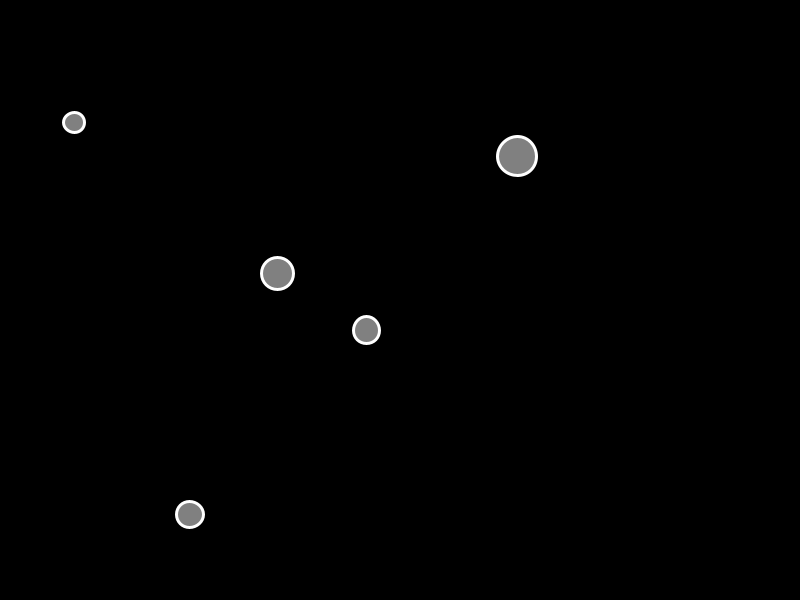
Frame 1 (no input)
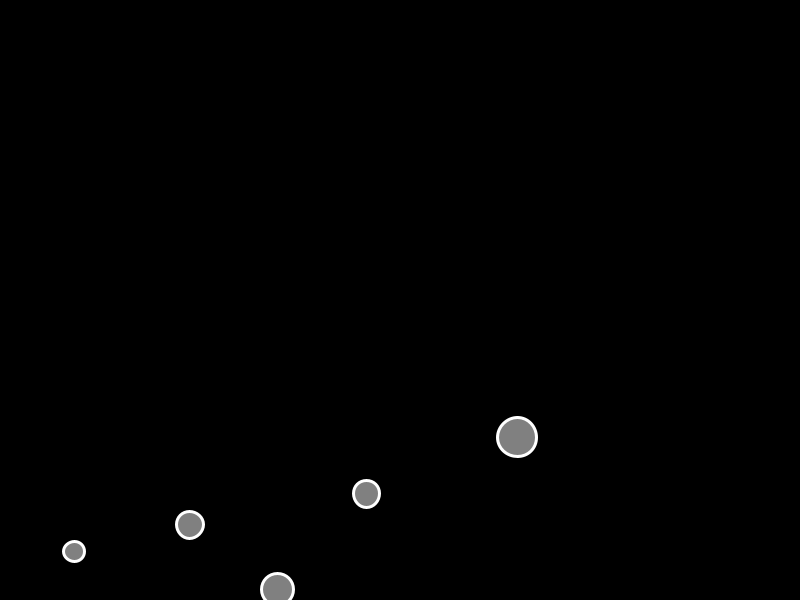
Frame 60 (the mouse pressed at the canvas centre just before this capture)
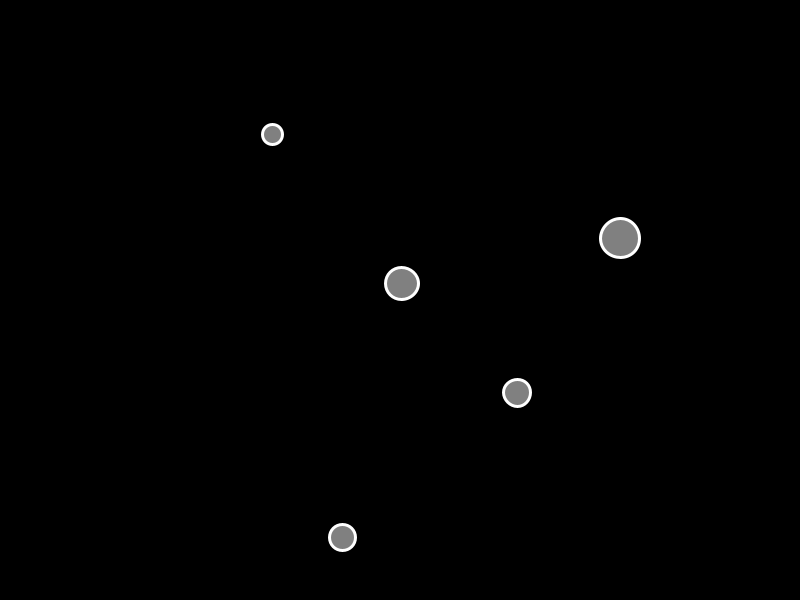
Frame 120 (the mouse held since frame 60 and released just before this capture)

The Processing sketch that drew these frames (run headless with seeded random() and noise(); from frame 60 on, the mouse is pressed at the canvas centre):

// Processing sketch: fuerzasMasa
// ── fuerzasMasa.pde
Bola[] bolas;

void setup() {
  size(800, 600);
  bolas = new Bola[5];
  for (int i = 0; i < bolas.length; i++) {
    bolas[i] = new Bola(random(width), random(height));
  }
}

void draw() {
  background(0);
  PVector gravedad = new PVector(0, 0.3);
  PVector viento = new PVector(0.11, 0);
  for (Bola b : bolas) {
    b.aplicarFuerza(gravedad);
    if (mousePressed) {
      b.aplicarFuerza(viento);
    }
    b.actualizar();
    b.bordes();
    b.dibujar();
  }
}
// ── Bola.pde
public class Bola {
  private PVector posicion;
  private PVector velocidad;
  private PVector aceleracion;
  private float masa;
  public Bola(float x, float y) {
    posicion = new PVector(x, y);
    velocidad = new PVector(0, 0);
    aceleracion = new PVector(0, 0);
    masa = random(1, 2);
  }
  public void dibujar() {
    stroke(255);
    fill(128);
    strokeWeight(3);
    ellipse(posicion.x, posicion.y, masa * 20, masa * 20);
  }
  public void bordes() {
    if (posicion.x < 0 || posicion.x > width) {
      velocidad.x *= -1;
      posicion.x = constrain(posicion.x, 0, width);
    }
    if (posicion.y < 0 || posicion.y > height) {
      velocidad.y *= -1;
      posicion.y = constrain(posicion.y, 0, height);
    }
  }
  public void actualizar() {
    velocidad.add(aceleracion);
    posicion.add(velocidad);
    aceleracion.mult(0);
  }
  public void aplicarFuerza(PVector fuerza) {
    PVector f = PVector.div(fuerza, masa);
    aceleracion.add(f);
  }
}
